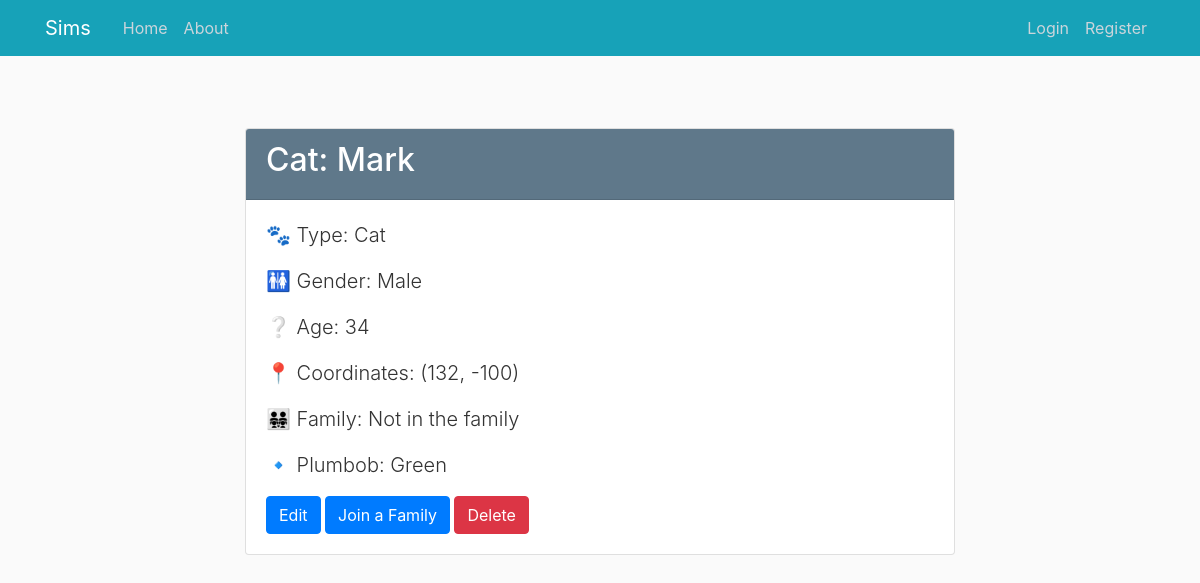
Page /pet/1 on the committed database.
### sims/models.py (models this page shows, shortened)
class Pet(db.Model):
    id = db.Column(db.Integer, primary_key=True)
    name = db.Column(db.String(100), nullable=False)
    type = db.Column(db.Enum(PetType), nullable=False)
    gender = db.Column(db.Enum(Gender), nullable=False)
    age = db.Column(db.Integer, nullable=False)
    x_coordinate = db.Column(db.Integer, nullable=False, default=0)
    y_coordinate = db.Column(db.Integer, nullable=False, default=0)
    family_id = db.Column(db.Integer, db.ForeignKey('family.id'))
    plumbob = db.Column(db.Enum(Plumbob), default=Plumbob.GREEN)

### sims/pets/routes.py (the view)
@pets.route("/pet/<int:pet_id>")
def pet(pet_id):
    pet = Pet.query.get_or_404(pet_id)
    family = Family.query.get(pet.family_id)
    return render_template('pets/pet.html', pet=pet, family=family)

### sims/templates/pets/pet.html (shortened to what this page needs)
{% extends "layout.html" %}
{% block content %}
    <div class="container mt-5">
        <div class="row justify-content-center">
            <div class="col-md-8">
                <div class="card">
                    <div class="card-header bg-steel text-white">
                        <h2 class="text-white">{{ pet.type.value }}: {{ pet.name }}</h2>
                    </div>
                    <div class="card-body">
                        <p class="lead">🐾 Type: {{ pet.type.value }}</p>
                        <p class="lead">🚻 Gender: {{ pet.gender.value }}</p>
                        <p class="lead">❔ Age: {{ pet.age }}</p>
                        <p class="lead">📍 Coordinates: ({{ pet.x_coordinate }}, {{ pet.y_coordinate }})</p>
                        {% if family %}
                            <p class="lead">👨‍👨‍👧‍👧 Family: {{ family.name }}</p>
                        {% else %}
                            <p class="lead">👨‍👨‍👧‍👧 Family: Not in the family</p>
                        {% endif %}
                        <p class="lead">🔹 Plumbob: {{ pet.plumbob.value }}</p>
                        <div class="mt-3">
                            <a href="{{ url_for('pets.update_pet', pet_id=pet.id) }}" class="btn btn-primary">Edit</a>
                            <a href="{{ url_for('families.families_pet', pet_id=pet.id) }}"
                               class="btn btn-primary">Join a Family</a>
                            <button class="btn btn-danger" id="deleteBtn" data-toggle="modal"
                                    data-target="#deleteModal">Delete
                            </button>
                        </div>
                    </div>
                </div>
            </div>
        </div>
    </div>
{% endblock content %}

### sims/static/main.css (style rules this page uses)
body { background: #fafafa; color: #333333; margin-top: 5rem; }
h1, h2, h3, h4, h5, h6 { color: #444444; }
.bg-steel { background-color: #5f788a; }

### rows in the picture
Pet: type.value "Cat", name "Mark", gender.value "Male", age "34", x_coordinate "132", y_coordinate "-100", plumbob.value "Green"
